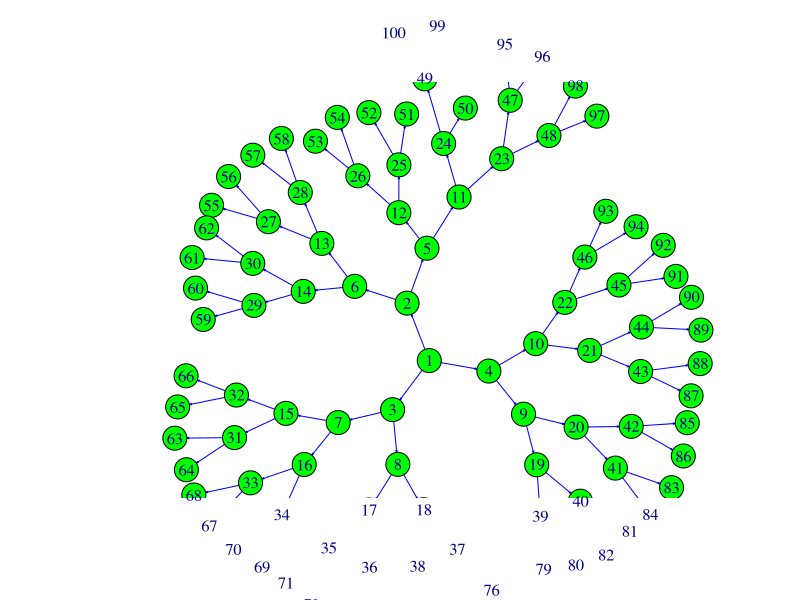

Generate this figure with R:
library(igraph)
telephone_tree = make_empty_graph(101)
telephone_tree = telephone_tree + edges(c(1,5,1,3,1,4))
x = 2
while(x <51)
{
  telephone_tree = telephone_tree + edges(c(x,2*x,x,2*x+1))
  x = x+1
}
telephone_tree <- telephone_tree - 2
plot (telephone_tree, vertex.color = "green", edge.color = "blue", edge.arrow.size = 0.1, layout = layout_with_kk, rescale=FALSE, xlim=c(-5,5), ylim=c(-3,5), vertex.size=50)

